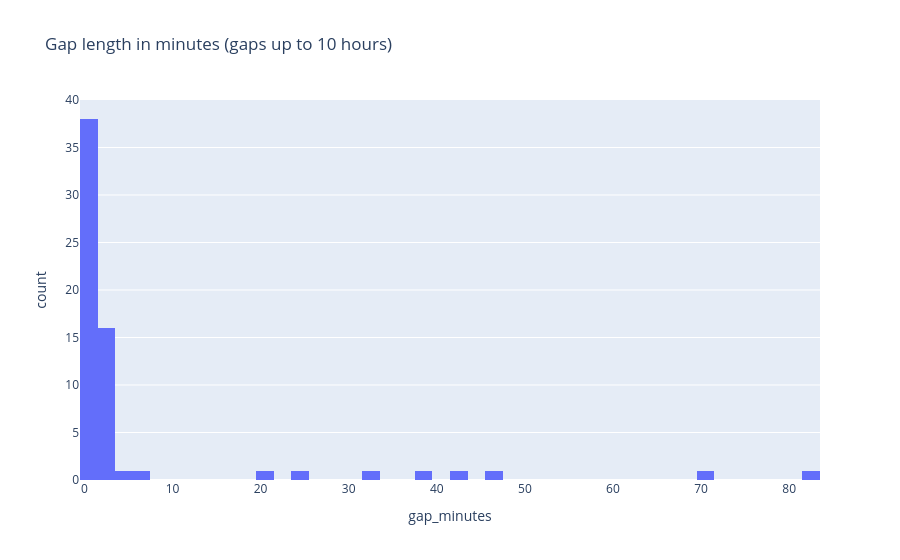

The code cell stored with this chart in its notebook:
### Code cell
gap_df = gap_minutes[gap_minutes <= 600].rename("gap_minutes").reset_index(drop=True).to_frame()
px.histogram(gap_df, x="gap_minutes", nbins=60,
             title="Gap length in minutes (gaps up to 10 hours)")

### Figure 1 — Plotly figure (JSON) as saved in the notebook; plotly's stock layout.template omitted (floating-point values rounded to 4 significant figures)
{"data": [{"bingroup": "x", "hovertemplate": "gap_minutes=%{x}<br>count=%{y}<extra></extra>", "legendgroup": "", "marker": {"color": "#636efa", "pattern": {"shape": ""}}, "name": "", "nbinsx": 60, "orientation": "v", "showlegend": false, "type": "histogram", "x": [2, 2, 1, 1, 2, 1, 1, 1, 1, 1, 3, 33, 2, 1, 83, 47, 1, 21, 1, 2, 2, 1, 1, 1, 1, 1, 2, 1, 2, 1, 2, 1, 1, 43, 6, 2, 1, 70, 1, 1, 38, 2, 24, 1, 1, 2, 1, 3, 4, 1, 2, 1, 1, 2, 1, 1, 1, 1, 1, 1, 1, 1, 1, 1], "xaxis": "x", "yaxis": "y"}], "layout": {"barmode": "relative", "legend": {"tracegroupgap": 0}, "title": {"text": "Gap length in minutes (gaps up to 10 hours)"}, "xaxis": {"anchor": "y", "domain": [0, 1], "title": {"text": "gap_minutes"}}, "yaxis": {"anchor": "x", "domain": [0, 1], "title": {"text": "count"}}}}
